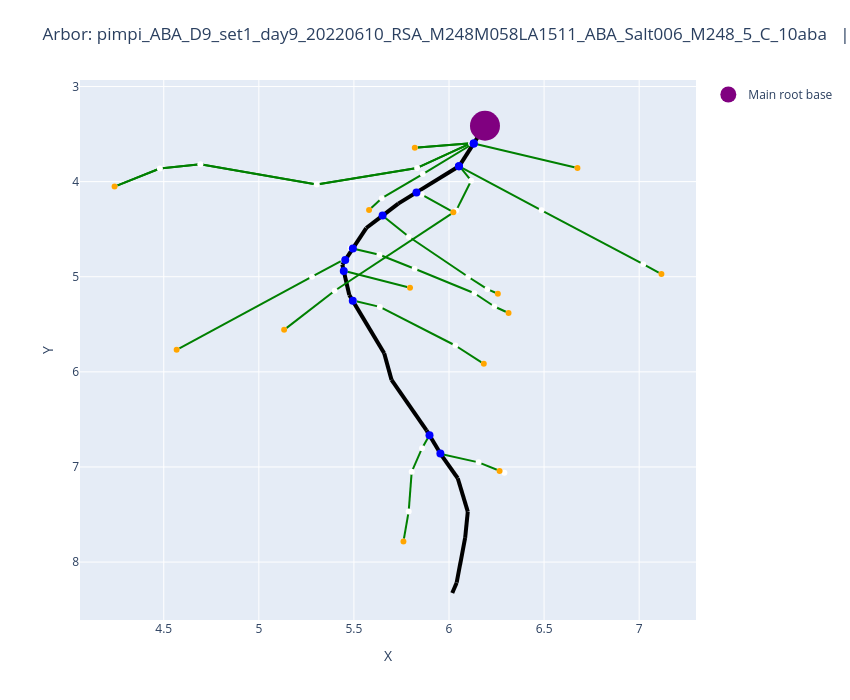
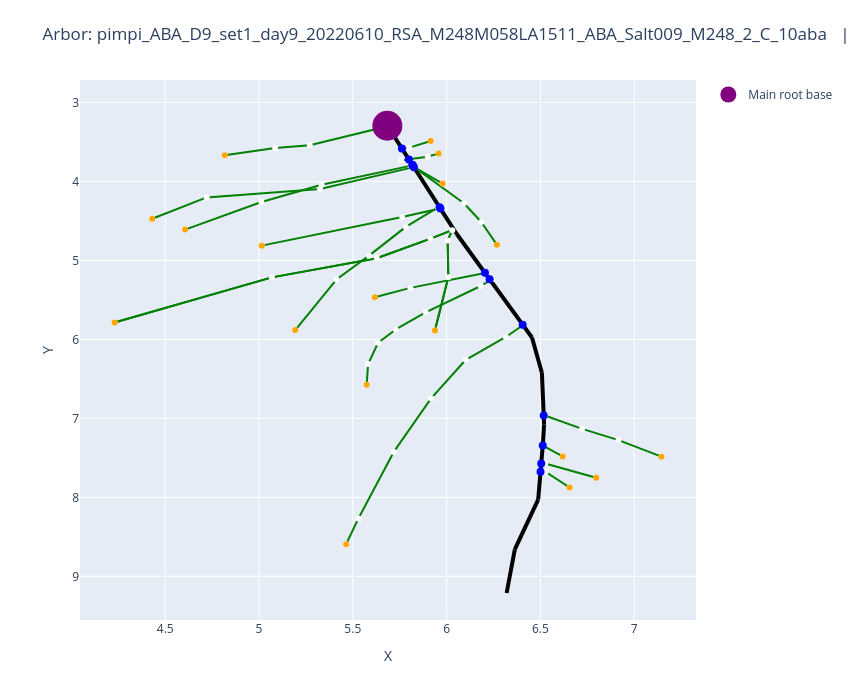
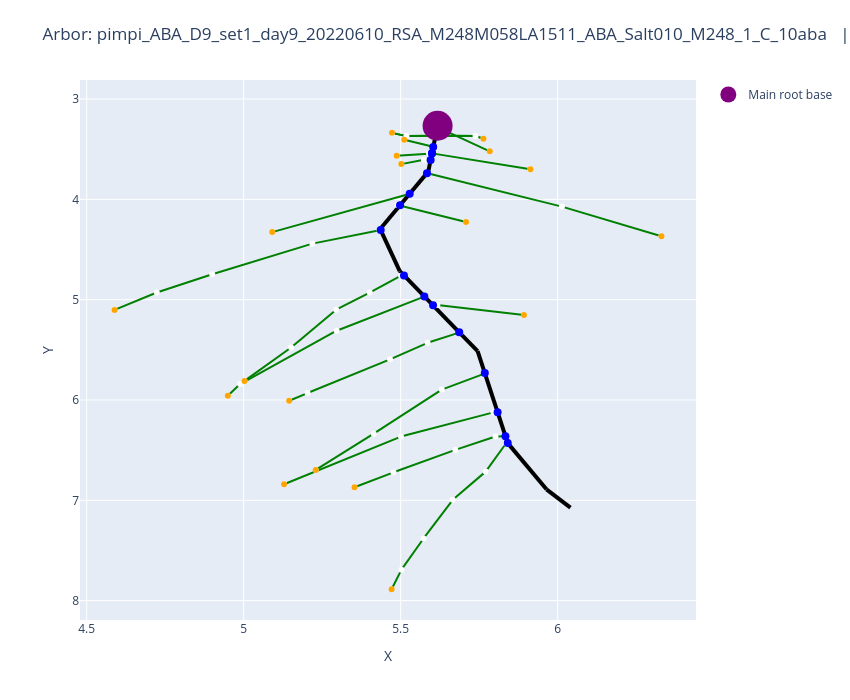
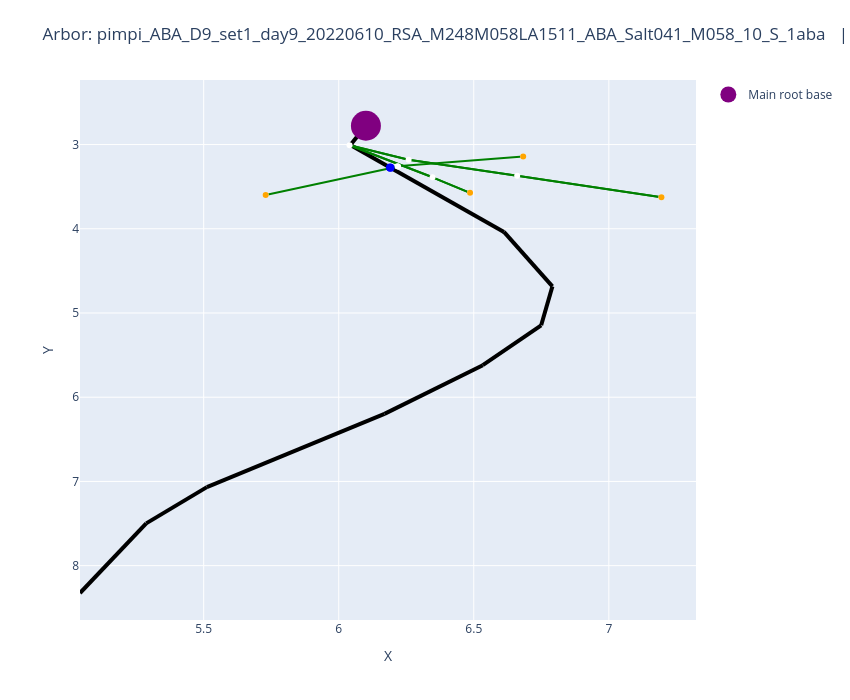

The notebook cell these images were saved under, in order:
### Code cell
# Conduction delay calculated from a CSV file
import read_arbor_reconstruction as rar
fnames = ["pimpi_ABA_D9_set1_day9_20220610_RSA_M248M058LA1511_ABA_Salt006_M248_5_C_10aba.csv", 
          
          "pimpi_ABA_D9_set1_day9_20220610_RSA_M248M058LA1511_ABA_Salt009_M248_2_C_10aba.csv",

          "pimpi_ABA_D9_set1_day9_20220610_RSA_M248M058LA1511_ABA_Salt010_M248_1_C_10aba.csv",

          "pimpi_ABA_D9_set1_day9_20220610_RSA_M248M058LA1511_ABA_Salt041_M058_10_S_1aba.csv",

            "pimpi_ABA_D9_set1_day9_20220610_RSA_M248M058LA1511_ABA_Salt058_M248_3_S_1aba.csv",

            "pimpi_ABA_D9_set1_day9_20220610_RSA_M248M058LA1511_ABA_Salt059_M248_2_S_1aba.csv",

           "pimpi_ABA_D9_set1_day9_20220610_RSA_M248M058LA1511_ABA_Salt061_M248_7_C_1aba.csv",

           "pimpi_ABA_D9_set1_day9_20220610_RSA_M248M058LA1511_ABA_Salt063_M248_5_C_1aba.csv",

           "pimpi_ABA_D9_set1_day9_20220610_RSA_M248M058LA1511_ABA_Salt079_M058_6_S_noaba.csv",

           "pimpi_ABA_D9_set1_day9_20220610_RSA_M248M058LA1511_ABA_Salt080_M058_5_S_noaba.csv",

           "pimpi_ABA_D9_set1_day9_20220610_RSA_M248M058LA1511_ABA_Salt094_M248_1_S_noaba.csv",

           "pimpi_ABA_D9_set1_day9_20220610_RSA_M248M058LA1511_ABA_Salt095_M248_10_C_noaba.csv",

           "pimpi_ABA_D9_set1_day9_20220610_RSA_M248M058LA1511_ABA_Salt097_M248_8_C_noaba.csv",

           "pimpi_ABA_D9_set1_day9_20220610_RSA_M248M058LA1511_ABA_Salt098_M248_7_C_noaba.csv",

           "pimpi_ABA_D9_set1_day9_20220610_RSA_M248M058LA1511_ABA_Salt104_M248_1_C_noaba.csv",

           "pimpi_ABA_D9_set1_day9_20220610_RSA_M248M058LA1511_ABA_Salt106_M058_9_C_noaba.csv",

           "pimpi_ABA_D9_set1_day9_20220611_RSA_M248M058LA1511_ABA_Salt127_LA1511_8_C_10aba.csv",

           "pimpi_ABA_D9_set1_day9_20220611_RSA_M248M058LA1511_ABA_Salt129_LA1511_6_C_10aba.csv",

          "pimpi_ABA_D9_set1_day9_20220610_RSA_M248M058LA1511_ABA_Salt007_M248_4_C_10aba.csv",

          "pimpi_ABA_D9_set1_day9_20220610_RSA_M248M058LA1511_ABA_Salt002_M248_9_C_10aba.csv",

          "pimpi_ABA_D9_set1_day9_20220610_RSA_M248M058LA1511_ABA_Salt008_M248_3_C_10aba.csv",

          "pimpi_ABA_D9_set1_day9_20220610_RSA_M248M058LA1511_ABA_Salt005_M248_6_C_10aba.csv", 

          "pimpi_ABA_D9_set1_day9_20220610_RSA_M248M058LA1511_ABA_Salt011_M058_10_C_10aba.csv"
          ]


prints = ["NEGATIVE VALUE WARNINGS", "NEGATIVE VALUE WARNINGS", "NEGATIVE VALUE WARNINGS",
          "NEGATIVE VALUE WARNINGS", "NEGATIVE VALUE WARNINGS", "NEGATIVE VALUE WARNINGS",
          "NEGATIVE VALUE WARNINGS", "NEGATIVE VALUE WARNINGS", "NEGATIVE VALUE WARNINGS",
          "NEGATIVE VALUE WARNINGS", "NEGATIVE VALUE WARNINGS", "NEGATIVE VALUE WARNINGS",
          "NEGATIVE VALUE WARNINGS", "NEGATIVE VALUE WARNINGS", "NEGATIVE VALUE WARNINGS",
          "NEGATIVE VALUE WARNINGS", "NEGATIVE VALUE WARNINGS", "NEGATIVE VALUE WARNINGS", 
          "No (-) warnings", "No (-) warnings", "No (-) warnings", "No (-) warnings", "No (-) warnings"]

count = 0

# ---- Checking if there are visual differences between arbors with (-) to_root values
for fname in fnames:
    arbor = read_arbor_full(fname)
    print(prints[count])
    plot_arbors(arbor, 0, .1)
    count += 1
